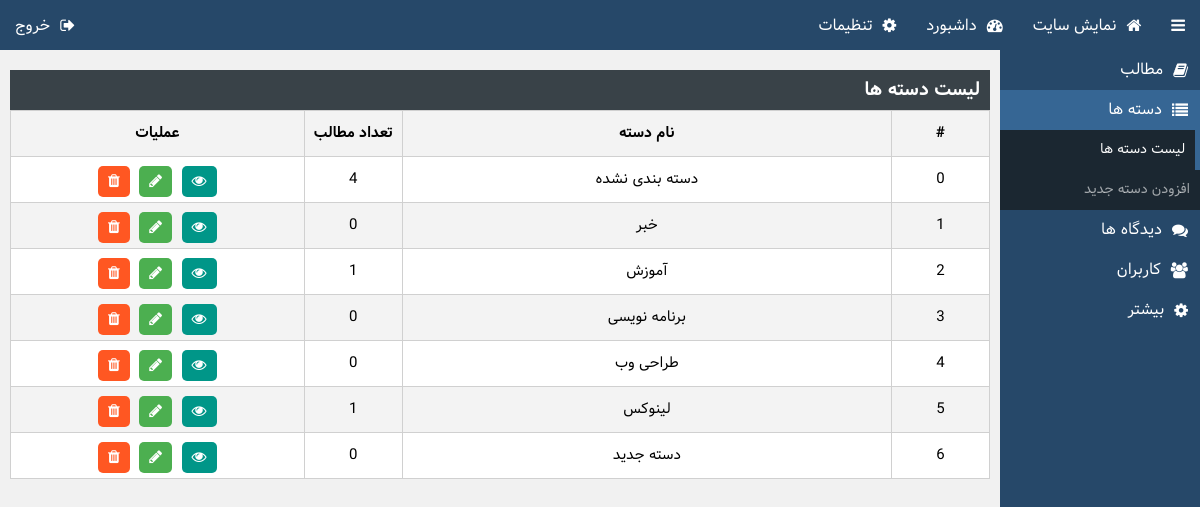
The app's page /acp/categories.php (signed in), older data.
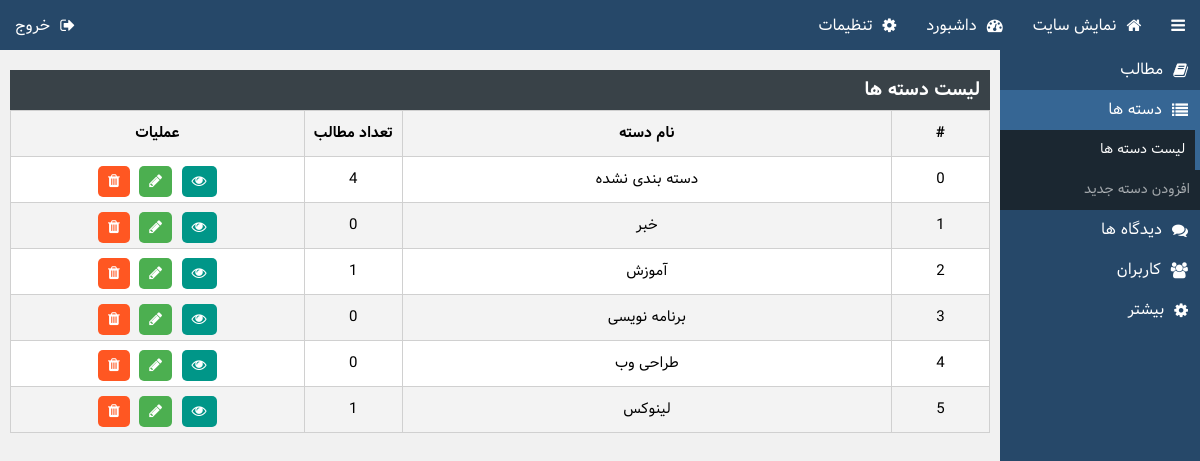
The same page, newer data.
### tables this page shows
CREATE TABLE `CATS` (
  `ID` int(10) UNSIGNED NOT NULL,
  `NAME` varchar(30) NOT NULL
);

### acp/categories.php (the view, shortened to what this page needs)
<?php
	require_once('../includes/functions.php');
	if( !isset($_POST['A']) AND !isset($_GET['A']) )
		require_once('header.php');
	$POSTS = $SQL->query("SELECT C.ID,C.NAME,COUNT(P.ID) AS CNT FROM CATS AS C LEFT JOIN POSTS AS P ON C.ID=P.CAT GROUP BY C.ID");
	if( $POSTS!==FALSE )
	{
		echo '<div class="table"><h3>لیست دسته ها</h3>';
		if ( $POSTS->num_rows>0 )
		{
			echo '<table>
					<tr>
						<th width="10%">#</th>
						<th width="50%">نام دسته</th>
						<th width="10%">تعداد مطالب</th>
						<th width="30%">عملیات</th>
					</tr>';
			while ( $POST = $POSTS->fetch_assoc() )
			{
				ECHO '<tr>
							<td>'.$POST['ID'].'</td>
							<td>
								<span>'.$POST['NAME'].'</span
							</td>
							<td>'.$POST['CNT'].'</td>
							<td>
							<span class="hover">
								<a class="fa-eye" href="../index.php?CAT='.$POST['ID'].'" na target="_blank"></a>
								<a class="fa-pencil" href="category.php?ID='.$POST['ID'].'"></a>
								<a class="fa-trash" onclick="dltcat('.$POST['ID'].');" na></a>
							</span></td>
						</tr>';
			}
			echo "</table>";
		}
		else {
			echo '<span>موردی برای نمایش یافت نشد.</span>';
		}
		echo '</div>';
	}
	else
	{
		die("خطایی رخ داده است...");
	}
	if( !isset($_POST['A']) AND !isset($_GET['A']) )
		require_once('footer.php');
 ?>

Row changes from the older to the newer data that the page shows:
removed cats: ID "6", NAME "دسته جدید", CNT "0"
